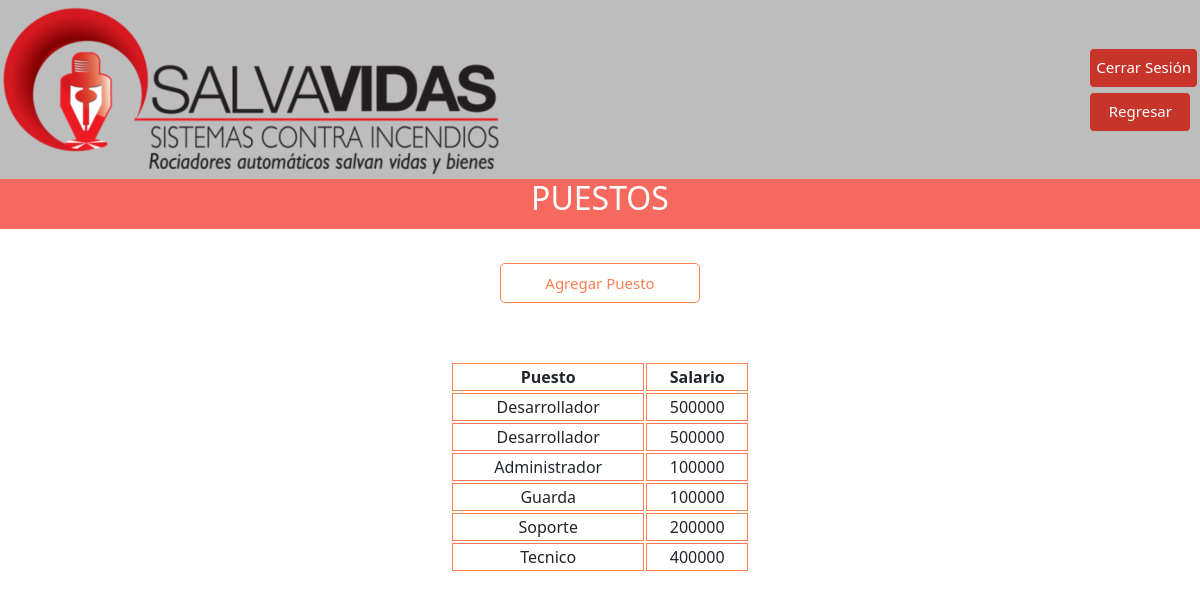
Page /admListaPuestos.php on the committed database.
### tables this page shows
CREATE TABLE `puesto` (
  `pstId` int(11) NOT NULL,
  `pstPuesto` varchar(15) NOT NULL,
  `pstSalario` float NOT NULL
);

### admListaPuestos.php (the view, shortened to what this page needs)
<!doctype html>
<html lang="en">
<?php include('busqueda.php');?>
<head>
    <link rel="stylesheet" href="botonesStyle.css">
    <link href="https://cdn.jsdelivr.net/npm/bootstrap@5.1.3/dist/css/bootstrap.min.css" rel="stylesheet">
    <link rel="stylesheet" href="bootstrap-5.1.3-dist/css/">
</head>
<body>
    <div style="background-color: #bdbdbd; boder:none;">
        <table width="100%">
            <tr>
                <td align="left"><img src="img/logo.png" class="img-fluid" alt="Salvaditas"></td>
                <td align="right">
                    <table>
                        <tr>
                            <td>
                                <a href="index.html">
                                    <button type="button" class="btn_cerrarSesion">Cerrar Sesión</button>
                                </a>
                            </td>
                        </tr>
                        <tr><td></td></tr>
                        <tr>
                            <td>
                                <a href="admin.php">
                                    <button type="button" class="btn_cerrarSesion" style="width: 102px;">Regresar</button>
                                </a>
                            </td>
                        </tr>
                    </table>
                </td>
            </tr>
        </table>
    </div>
    <div style="height: 50px; width: 100%; background-color:#f6695e; text-align: center; line-height: 60px;">
        <h2 style="color: white;">PUESTOS</h2>
    </div>
    <div class="col-6" style="height: 10px; width: 100px;"></div>
    <div class="container text-center my-auto">
        <div class="m-4 d-flex justify-content-center align-items-center">
            <a href="admPuestos.php" style="color: #f6695e; ">
                <button type="button" class="btn_agregar">Agregar Puesto</button>
            </a>
        </div>
    </div>
    <div class="col-6" style="height: 10px; width: 100px;"></div>
    <div class="container text-center my-auto">
        <div class="m-4 d-flex justify-content-center align-items-center">
            <?php
                echo "<table width=\"300px\" style=\"border-collapse: separate;\">
                    <tr>
                        <th style=\"border: 1px solid #ff7f50;\">Puesto</th>
                        <th style=\"border: 1px solid #ff7f50;\">Salario</th>
                    </tr>";
                $sql = "SELECT pstId, pstPuesto, pstSalario FROM puesto";
                foreach ($db->query($sql) as $row) {
                    echo "<tr>
                        <td style=\"border: 1px solid #ff7f50;\">".$row["pstPuesto"]."</td>
                        <td style=\"border: 1px solid #ff7f50;\">".$row["pstSalario"]."</td>
                    </tr>";
                }
                echo "</table>";
            ?>
        </div>
    </div>
</body>
</html>

### botonesStyle.css (style rules this page uses)
.btn_cerrarSesion { color: #fff; background-color: #c7352a; border-color: #bdbdbd; font-size: 15px; border-radius: 5px; height: 40px; width: 120; border: 1px solid #bdbdbd }
.btn_agregar { color: #ff7f50; background-color: #fff; border-color: #ff7f50; font-size: 15px; border-radius: 5px; height: 40px; width: 200px; border: 1px solid #ff7f50; }

### rows in the picture
puesto: pstPuesto "Desarrollador", pstSalario "500000"
puesto: pstPuesto "Desarrollador", pstSalario "500000"
puesto: pstPuesto "Administrador", pstSalario "100000"
puesto: pstPuesto "Guarda", pstSalario "100000"
puesto: pstPuesto "Soporte", pstSalario "200000"
puesto: pstPuesto "Tecnico", pstSalario "400000"
